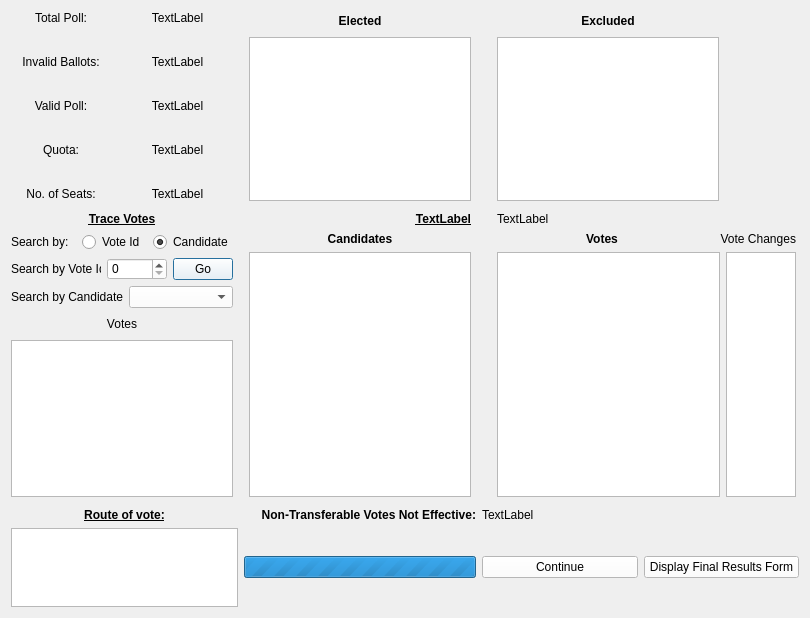
<?xml version="1.0" encoding="UTF-8"?>
<ui version="4.0">
 <class>CountDialog</class>
 <widget class="QDialog" name="CountDialog">
  <property name="geometry">
   <rect>
    <x>0</x>
    <y>0</y>
    <width>810</width>
    <height>618</height>
   </rect>
  </property>
  <property name="windowTitle">
   <string>E-Count</string>
  </property>
  <property name="autoFillBackground">
   <bool>true</bool>
  </property>
  <layout class="QGridLayout" name="gridLayout_2">
   <item row="0" column="0">
    <layout class="QGridLayout" name="gridLayout">
     <property name="leftMargin">
      <number>0</number>
     </property>
     <item row="0" column="0">
      <layout class="QFormLayout" name="formLayout">
       <property name="verticalSpacing">
        <number>30</number>
       </property>
       <property name="bottomMargin">
        <number>5</number>
       </property>
       <item row="0" column="0">
        <widget class="QLabel" name="total_poll_lbl1">
         <property name="minimumSize">
          <size>
           <width>100</width>
           <height>0</height>
          </size>
         </property>
         <property name="maximumSize">
          <size>
           <width>100</width>
           <height>16777215</height>
          </size>
         </property>
         <property name="text">
          <string>Total Poll:</string>
         </property>
         <property name="alignment">
          <set>Qt::AlignCenter</set>
         </property>
        </widget>
       </item>
       <item row="3" column="0">
        <widget class="QLabel" name="quota_lbl1">
         <property name="minimumSize">
          <size>
           <width>100</width>
           <height>0</height>
          </size>
         </property>
         <property name="maximumSize">
          <size>
           <width>100</width>
           <height>16777215</height>
          </size>
         </property>
         <property name="text">
          <string>Quota:</string>
         </property>
         <property name="alignment">
          <set>Qt::AlignCenter</set>
         </property>
        </widget>
       </item>
       <item row="4" column="0">
        <widget class="QLabel" name="no_of_seats_lbl1">
         <property name="minimumSize">
          <size>
           <width>100</width>
           <height>0</height>
          </size>
         </property>
         <property name="maximumSize">
          <size>
           <width>100</width>
           <height>16777215</height>
          </size>
         </property>
         <property name="text">
          <string>No. of Seats:</string>
         </property>
         <property name="alignment">
          <set>Qt::AlignCenter</set>
         </property>
        </widget>
       </item>
       <item row="2" column="0">
        <widget class="QLabel" name="valid_poll_lbl1">
         <property name="minimumSize">
          <size>
           <width>100</width>
           <height>0</height>
          </size>
         </property>
         <property name="maximumSize">
          <size>
           <width>100</width>
           <height>16777215</height>
          </size>
         </property>
         <property name="text">
          <string>Valid Poll:</string>
         </property>
         <property name="alignment">
          <set>Qt::AlignCenter</set>
         </property>
        </widget>
       </item>
       <item row="1" column="0">
        <widget class="QLabel" name="invalid_ballots_lbl1">
         <property name="minimumSize">
          <size>
           <width>100</width>
           <height>0</height>
          </size>
         </property>
         <property name="maximumSize">
          <size>
           <width>100</width>
           <height>16777215</height>
          </size>
         </property>
         <property name="text">
          <string>Invalid Ballots:</string>
         </property>
         <property name="alignment">
          <set>Qt::AlignCenter</set>
         </property>
        </widget>
       </item>
       <item row="0" column="1">
        <widget class="QLabel" name="total_poll_lbl2">
         <property name="text">
          <string>TextLabel</string>
         </property>
         <property name="alignment">
          <set>Qt::AlignCenter</set>
         </property>
        </widget>
       </item>
       <item row="1" column="1">
        <widget class="QLabel" name="invalid_ballots_lbl2">
         <property name="text">
          <string>TextLabel</string>
         </property>
         <property name="alignment">
          <set>Qt::AlignCenter</set>
         </property>
        </widget>
       </item>
       <item row="2" column="1">
        <widget class="QLabel" name="valid_poll_lbl2">
         <property name="text">
          <string>TextLabel</string>
         </property>
         <property name="alignment">
          <set>Qt::AlignCenter</set>
         </property>
        </widget>
       </item>
       <item row="3" column="1">
        <widget class="QLabel" name="quota_lbl2">
         <property name="text">
          <string>TextLabel</string>
         </property>
         <property name="alignment">
          <set>Qt::AlignCenter</set>
         </property>
        </widget>
       </item>
       <item row="4" column="1">
        <widget class="QLabel" name="no_of_seats_lbl2">
         <property name="text">
          <string>TextLabel</string>
         </property>
         <property name="alignment">
          <set>Qt::AlignCenter</set>
         </property>
        </widget>
       </item>
      </layout>
     </item>
     <item row="0" column="1">
      <layout class="QVBoxLayout" name="verticalLayout_3">
       <property name="leftMargin">
        <number>5</number>
       </property>
       <property name="rightMargin">
        <number>5</number>
       </property>
       <property name="bottomMargin">
        <number>5</number>
       </property>
       <item alignment="Qt::AlignTop">
        <widget class="QLabel" name="elected_lbl">
         <property name="minimumSize">
          <size>
           <width>0</width>
           <height>20</height>
          </size>
         </property>
         <property name="font">
          <font>
           <weight>75</weight>
           <bold>true</bold>
          </font>
         </property>
         <property name="text">
          <string>Elected</string>
         </property>
         <property name="alignment">
          <set>Qt::AlignCenter</set>
         </property>
        </widget>
       </item>
       <item>
        <widget class="QListWidget" name="elected_list">
         <property name="sizePolicy">
          <sizepolicy hsizetype="Preferred" vsizetype="Preferred">
           <horstretch>0</horstretch>
           <verstretch>0</verstretch>
          </sizepolicy>
         </property>
        </widget>
       </item>
      </layout>
     </item>
     <item row="1" column="0">
      <layout class="QVBoxLayout" name="verticalLayout_4">
       <property name="rightMargin">
        <number>5</number>
       </property>
       <property name="bottomMargin">
        <number>5</number>
       </property>
       <item>
        <widget class="QLabel" name="trace_vote_lbl">
         <property name="font">
          <font>
           <weight>75</weight>
           <bold>true</bold>
           <underline>true</underline>
          </font>
         </property>
         <property name="text">
          <string>Trace Votes</string>
         </property>
         <property name="alignment">
          <set>Qt::AlignCenter</set>
         </property>
         <property name="margin">
          <number>3</number>
         </property>
        </widget>
       </item>
       <item>
        <layout class="QHBoxLayout" name="horizontalLayout_4">
         <item>
          <widget class="QLabel" name="search_by_lbl">
           <property name="text">
            <string>Search by:</string>
           </property>
          </widget>
         </item>
         <item>
          <widget class="QRadioButton" name="search_by_vote_id_rb">
           <property name="text">
            <string>Vote Id</string>
           </property>
           <property name="checked">
            <bool>false</bool>
           </property>
          </widget>
         </item>
         <item>
          <widget class="QRadioButton" name="search_by_cand_rb">
           <property name="text">
            <string>Candidate</string>
           </property>
           <property name="checked">
            <bool>true</bool>
           </property>
          </widget>
         </item>
        </layout>
       </item>
       <item>
        <layout class="QHBoxLayout" name="horizontalLayout_3">
         <item>
          <widget class="QLabel" name="search_by_vote_id_lbl">
           <property name="minimumSize">
            <size>
             <width>90</width>
             <height>0</height>
            </size>
           </property>
           <property name="text">
            <string>Search by Vote Id</string>
           </property>
          </widget>
         </item>
         <item>
          <widget class="QSpinBox" name="search_by_vote_id_spinbox">
           <property name="minimumSize">
            <size>
             <width>60</width>
             <height>0</height>
            </size>
           </property>
           <property name="styleSheet">
            <string notr="true">background-color: rgb(255, 255, 255);</string>
           </property>
           <property name="maximum">
            <number>10000</number>
           </property>
          </widget>
         </item>
         <item>
          <widget class="QPushButton" name="search_by_vote_id_btn">
           <property name="minimumSize">
            <size>
             <width>5</width>
             <height>0</height>
            </size>
           </property>
           <property name="styleSheet">
            <string notr="true">background-color: rgb(255, 255, 255);</string>
           </property>
           <property name="text">
            <string>Go</string>
           </property>
          </widget>
         </item>
        </layout>
       </item>
       <item>
        <layout class="QHBoxLayout" name="horizontalLayout_2">
         <item>
          <widget class="QLabel" name="search_by_cand_lbl">
           <property name="text">
            <string>Search by Candidate</string>
           </property>
          </widget>
         </item>
         <item>
          <widget class="QComboBox" name="search_by_cand_combo">
           <property name="styleSheet">
            <string notr="true">background-color: rgb(255, 255, 255);</string>
           </property>
          </widget>
         </item>
        </layout>
       </item>
       <item>
        <widget class="QLabel" name="votes_lbl">
         <property name="sizePolicy">
          <sizepolicy hsizetype="Minimum" vsizetype="Fixed">
           <horstretch>0</horstretch>
           <verstretch>0</verstretch>
          </sizepolicy>
         </property>
         <property name="minimumSize">
          <size>
           <width>100</width>
           <height>20</height>
          </size>
         </property>
         <property name="text">
          <string>Votes</string>
         </property>
         <property name="alignment">
          <set>Qt::AlignCenter</set>
         </property>
        </widget>
       </item>
       <item>
        <widget class="QListWidget" name="votes_list">
         <property name="sizePolicy">
          <sizepolicy hsizetype="Preferred" vsizetype="Preferred">
           <horstretch>0</horstretch>
           <verstretch>0</verstretch>
          </sizepolicy>
         </property>
         <property name="minimumSize">
          <size>
           <width>0</width>
           <height>0</height>
          </size>
         </property>
        </widget>
       </item>
      </layout>
     </item>
     <item row="2" column="0">
      <widget class="QLabel" name="vote_route_lbl">
       <property name="font">
        <font>
         <weight>75</weight>
         <italic>false</italic>
         <bold>true</bold>
         <underline>true</underline>
        </font>
       </property>
       <property name="text">
        <string>Route of vote:</string>
       </property>
       <property name="alignment">
        <set>Qt::AlignCenter</set>
       </property>
      </widget>
     </item>
     <item row="1" column="1">
      <layout class="QVBoxLayout" name="verticalLayout">
       <property name="leftMargin">
        <number>5</number>
       </property>
       <property name="rightMargin">
        <number>5</number>
       </property>
       <property name="bottomMargin">
        <number>5</number>
       </property>
       <item>
        <widget class="QLabel" name="results_lbl">
         <property name="font">
          <font>
           <weight>75</weight>
           <bold>true</bold>
           <underline>true</underline>
          </font>
         </property>
         <property name="text">
          <string>TextLabel</string>
         </property>
         <property name="alignment">
          <set>Qt::AlignRight|Qt::AlignTop|Qt::AlignTrailing</set>
         </property>
         <property name="margin">
          <number>5</number>
         </property>
        </widget>
       </item>
       <item>
        <widget class="QLabel" name="candidates_lbl">
         <property name="minimumSize">
          <size>
           <width>0</width>
           <height>0</height>
          </size>
         </property>
         <property name="font">
          <font>
           <weight>75</weight>
           <bold>true</bold>
          </font>
         </property>
         <property name="text">
          <string>Candidates</string>
         </property>
         <property name="alignment">
          <set>Qt::AlignBottom|Qt::AlignHCenter</set>
         </property>
         <property name="margin">
          <number>0</number>
         </property>
        </widget>
       </item>
       <item>
        <widget class="QListWidget" name="candidates_list">
         <property name="selectionMode">
          <enum>QAbstractItemView::NoSelection</enum>
         </property>
        </widget>
       </item>
      </layout>
     </item>
     <item row="2" column="1">
      <widget class="QLabel" name="votesNotEffectiveLbl1">
       <property name="font">
        <font>
         <weight>75</weight>
         <bold>true</bold>
        </font>
       </property>
       <property name="text">
        <string>Non-Transferable Votes Not Effective:</string>
       </property>
       <property name="alignment">
        <set>Qt::AlignRight|Qt::AlignTrailing|Qt::AlignVCenter</set>
       </property>
       <property name="margin">
        <number>5</number>
       </property>
      </widget>
     </item>
     <item row="3" column="2">
      <layout class="QHBoxLayout" name="horizontalLayout_5">
       <property name="sizeConstraint">
        <enum>QLayout::SetDefaultConstraint</enum>
       </property>
       <item>
        <widget class="QPushButton" name="continue_btn">
         <property name="styleSheet">
          <string notr="true">background-color: rgb(255, 255, 255);</string>
         </property>
         <property name="text">
          <string>Continue</string>
         </property>
        </widget>
       </item>
       <item>
        <widget class="QPushButton" name="final_results_btn">
         <property name="styleSheet">
          <string notr="true">background-color: rgb(255, 255, 255);</string>
         </property>
         <property name="text">
          <string>Display Final Results Form</string>
         </property>
        </widget>
       </item>
      </layout>
     </item>
     <item row="2" column="2">
      <widget class="QLabel" name="votesNotEffectiveLbl2">
       <property name="text">
        <string>TextLabel</string>
       </property>
       <property name="margin">
        <number>5</number>
       </property>
      </widget>
     </item>
     <item row="1" column="2">
      <layout class="QVBoxLayout" name="verticalLayout_2">
       <property name="leftMargin">
        <number>15</number>
       </property>
       <property name="rightMargin">
        <number>3</number>
       </property>
       <property name="bottomMargin">
        <number>5</number>
       </property>
       <item>
        <widget class="QLabel" name="count_distirubution_info_lbl">
         <property name="maximumSize">
          <size>
           <width>16777215</width>
           <height>16777215</height>
          </size>
         </property>
         <property name="text">
          <string>TextLabel</string>
         </property>
         <property name="alignment">
          <set>Qt::AlignLeading|Qt::AlignLeft|Qt::AlignTop</set>
         </property>
         <property name="margin">
          <number>5</number>
         </property>
        </widget>
       </item>
       <item>
        <layout class="QHBoxLayout" name="horizontalLayout_6">
         <property name="spacing">
          <number>10</number>
         </property>
         <property name="leftMargin">
          <number>0</number>
         </property>
         <item>
          <widget class="QLabel" name="candidates_votes_lbl">
           <property name="sizePolicy">
            <sizepolicy hsizetype="Expanding" vsizetype="Preferred">
             <horstretch>0</horstretch>
             <verstretch>0</verstretch>
            </sizepolicy>
           </property>
           <property name="minimumSize">
            <size>
             <width>210</width>
             <height>0</height>
            </size>
           </property>
           <property name="font">
            <font>
             <weight>75</weight>
             <bold>true</bold>
            </font>
           </property>
           <property name="text">
            <string>Votes</string>
           </property>
           <property name="alignment">
            <set>Qt::AlignCenter</set>
           </property>
          </widget>
         </item>
         <item>
          <widget class="QLabel" name="vote_changes_lbl">
           <property name="sizePolicy">
            <sizepolicy hsizetype="Expanding" vsizetype="Preferred">
             <horstretch>0</horstretch>
             <verstretch>0</verstretch>
            </sizepolicy>
           </property>
           <property name="minimumSize">
            <size>
             <width>40</width>
             <height>0</height>
            </size>
           </property>
           <property name="font">
            <font>
             <weight>50</weight>
             <bold>false</bold>
            </font>
           </property>
           <property name="text">
            <string>Vote Changes</string>
           </property>
           <property name="alignment">
            <set>Qt::AlignRight|Qt::AlignTrailing|Qt::AlignVCenter</set>
           </property>
          </widget>
         </item>
        </layout>
       </item>
       <item>
        <layout class="QHBoxLayout" name="horizontalLayout">
         <item>
          <widget class="QListWidget" name="votes_count_list">
           <property name="selectionMode">
            <enum>QAbstractItemView::NoSelection</enum>
           </property>
          </widget>
         </item>
         <item>
          <widget class="QListWidget" name="vote_changes_list">
           <property name="maximumSize">
            <size>
             <width>70</width>
             <height>16777215</height>
            </size>
           </property>
           <property name="selectionMode">
            <enum>QAbstractItemView::NoSelection</enum>
           </property>
          </widget>
         </item>
        </layout>
       </item>
      </layout>
     </item>
     <item row="0" column="2">
      <layout class="QVBoxLayout" name="verticalLayout_5">
       <property name="leftMargin">
        <number>15</number>
       </property>
       <property name="rightMargin">
        <number>80</number>
       </property>
       <property name="bottomMargin">
        <number>5</number>
       </property>
       <item>
        <widget class="QLabel" name="excluded_lbl">
         <property name="minimumSize">
          <size>
           <width>0</width>
           <height>20</height>
          </size>
         </property>
         <property name="font">
          <font>
           <weight>75</weight>
           <bold>true</bold>
          </font>
         </property>
         <property name="text">
          <string>Excluded</string>
         </property>
         <property name="alignment">
          <set>Qt::AlignCenter</set>
         </property>
        </widget>
       </item>
       <item>
        <widget class="QListWidget" name="excluded_list">
         <property name="sizePolicy">
          <sizepolicy hsizetype="Preferred" vsizetype="Preferred">
           <horstretch>0</horstretch>
           <verstretch>0</verstretch>
          </sizepolicy>
         </property>
        </widget>
       </item>
      </layout>
     </item>
     <item row="3" column="0">
      <widget class="QTextEdit" name="textEdit">
       <property name="sizePolicy">
        <sizepolicy hsizetype="Preferred" vsizetype="Minimum">
         <horstretch>0</horstretch>
         <verstretch>0</verstretch>
        </sizepolicy>
       </property>
       <property name="minimumSize">
        <size>
         <width>0</width>
         <height>5</height>
        </size>
       </property>
       <property name="maximumSize">
        <size>
         <width>16777215</width>
         <height>113</height>
        </size>
       </property>
       <property name="baseSize">
        <size>
         <width>0</width>
         <height>0</height>
        </size>
       </property>
       <property name="readOnly">
        <bool>true</bool>
       </property>
      </widget>
     </item>
     <item row="3" column="1">
      <widget class="QProgressBar" name="progressBar">
       <property name="maximum">
        <number>0</number>
       </property>
       <property name="value">
        <number>0</number>
       </property>
       <property name="alignment">
        <set>Qt::AlignCenter</set>
       </property>
      </widget>
     </item>
    </layout>
   </item>
  </layout>
 </widget>
 <resources/>
 <connections/>
</ui>
